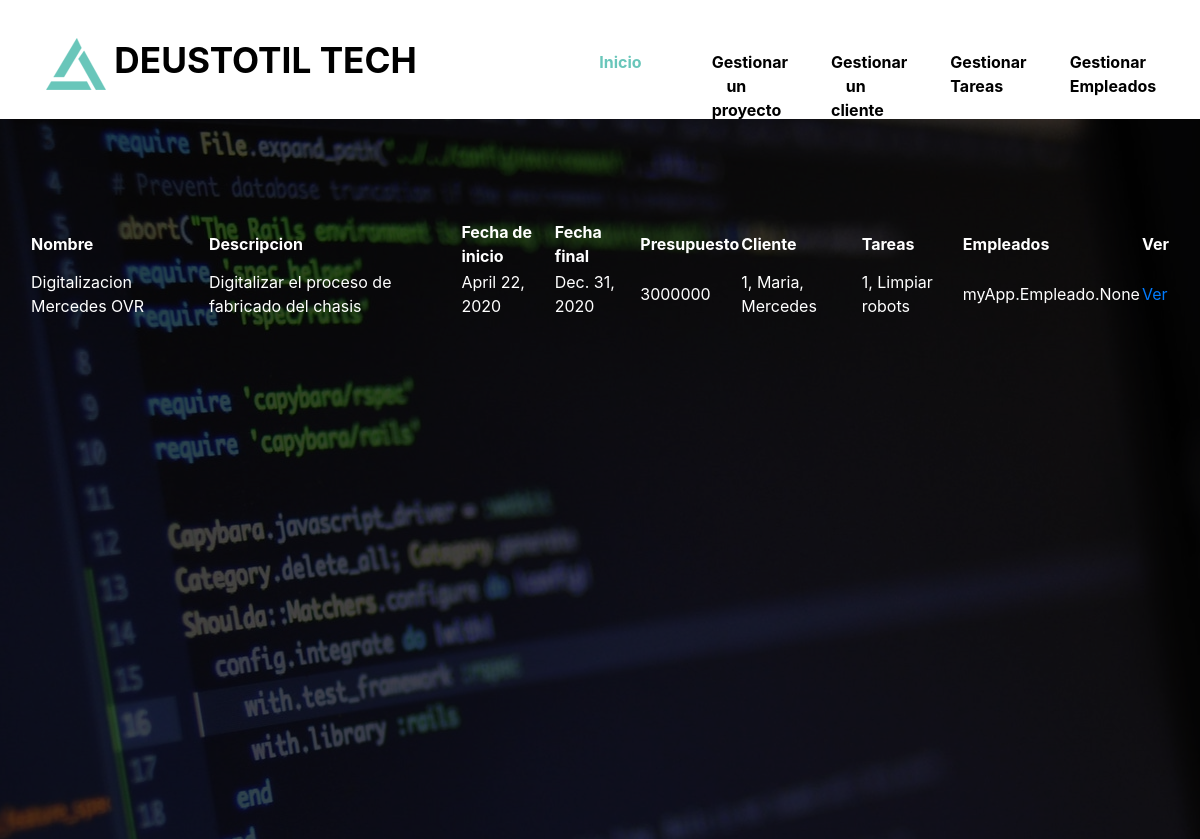
/myApp/proyectos/, run on an earlier commit of the app's database.
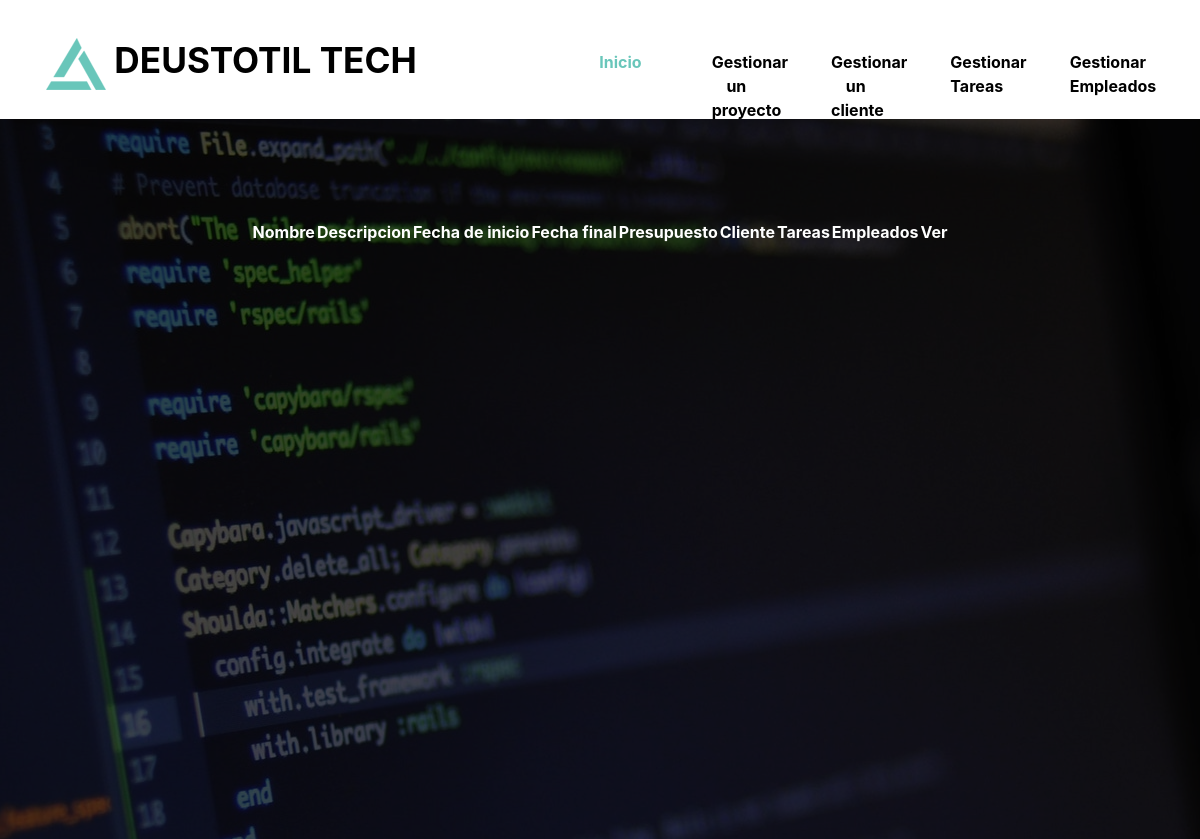
And on a later commit of the database.
### myApp/models.py (models this page shows, shortened)
class Proyecto(models.Model):
    nombre = models.CharField(max_length=100)
    descripcion = models.CharField(max_length=1000)
    fecha_inicio = models.DateField()
    fecha_fin = models.DateField()
    presupuesto = models.IntegerField()
    cliente = models.ForeignKey(Cliente, on_delete=models.CASCADE)
    tareas = models.ForeignKey(Tarea, on_delete=models.CASCADE)
    empleados = models.ManyToManyField(Empleado)

class Cliente(models.Model):
    nombre = models.CharField(max_length=100)
    empresa = models.CharField(max_length=100)
    telefono = models.IntegerField()
    email = models.EmailField(max_length=100)
    datos_adicionales = models.CharField(max_length=1000, blank=True)
    def __str__(self):
        return f'{self.id}, {self.nombre}, {self.empresa}'

class Tarea(models.Model):
    nombre = models.CharField(max_length=100)
    descripcion = models.CharField(max_length=1000)
    fecha_inicio = models.DateField()
    fecha_fin = models.DateField()
    responsable = models.ForeignKey(Empleado, on_delete=models.CASCADE)
    prioridad = models.CharField(max_length=100)
    estado = models.CharField(max_length=100)
    notas = models.CharField(max_length=10000, blank=True)
    def __str__(self):
        return f'{self.id}, {self.nombre}'

### myApp/views.py (the view)
# urls.py: path('proyectos/', views.ProyectosListView.as_view(), name='proyectosListView'),
class ProyectosListView(ListView):
    model = Proyecto
    template_name = "proyectosListView.html"
    queryset = Proyecto.objects.order_by('nombre')
    def get_context_data(self, **kwargs):
        context = super(ProyectosListView, self).get_context_data(**kwargs)
        return context

### myApp/templates/proyectosListView.html (shortened to what the changed rows need)
{% load static %}
<!DOCTYPE html>
<html lang="en">
<head>
    <link rel="stylesheet" href="{% static 'font-awesome-4.7.0/css/font-awesome.min.css' %}">
    <link rel="stylesheet" href="{% static 'css/bootstrap.min.css' %}">
    <link rel="stylesheet" type="{% static 'css' %}" href="{% static 'css/datepicker.css' %}">
    <link rel="stylesheet" type="{% static 'css' %}" href="{% static 'slick/slick.css' %}"/>
    <link rel="stylesheet" type="{% static 'css' %}" href="{% static 'slick/slick-theme.css' %}"/>
    <link rel="stylesheet" href="{% static 'css/templatemo-style.css' %}">
      </head>
<body>
       <div class="tm-main-content" id="top">
        <div class="tm-page-wrap mx-auto" style="max-height:500px ">
            <section class="tm-banner">
                <div class="tm-container-outer tm-banner-bg">
                    <div class="container">
                        <div class="row tm-banner-row" id="tm-section-search">
                            <table>
                                <thead>
                                    <tr>
                                        <th style="color:white">Nombre</th>
                                        <th style="color:white">Descripcion</th>
                                        <th style="color:white">Fecha de inicio</th>
                                        <th style="color:white">Fecha final</th>
                                        <th style="color:white">Presupuesto</th>
                                        <th style="color:white">Cliente</th>
                                        <th style="color:white">Tareas</th>
                                        <th style="color:white">Empleados</th>
                                        <th style="color:white">Ver</th>
                                    </tr>
                                </thead>
                                <tbody>
                                    {% for proyecto in proyecto_list %}
                                    <tr>
                                        <td style="color:white">{{ proyecto.nombre }}</td>
                                        <td style="color:white">{{ proyecto.descripcion }}</td>
                                        <td style="color:white">{{ proyecto.fecha_inicio }}</td>
                                        <td style="color:white">{{ proyecto.fecha_fin }}</td>
                                        <td style="color:white">{{ proyecto.presupuesto }}</td>
                                        <td style="color:white">{{ proyecto.cliente }}</td>
                                        <td style="color:white">{{ proyecto.tareas }}</td>
                                        <td style="color:white">{{ proyecto.empleados }}</td>
                                        <td style="color:white"><a href="{% url 'proyectosDetailView' proyecto.id ">Ver</a> </td>
                                    </tr>
                                </tbody>
                            </table>
                        </div>
                    </div>
                </div>
            </section>
</div>
</div>
</body>
</html>

What changed in the data, as far as the page shows it:
removed Proyecto: nombre "Digitalizacion Mercedes OVR", descripcion "Digitalizar el proceso de fabricado del chasis", fecha_inicio "April 22, 2020", fecha_fin "Dec. 31, 2020", presupuesto "3000000", cliente "1, Maria, Mercedes", tareas "1, Limpiar robots", empleados "myApp.Empleado.None"
